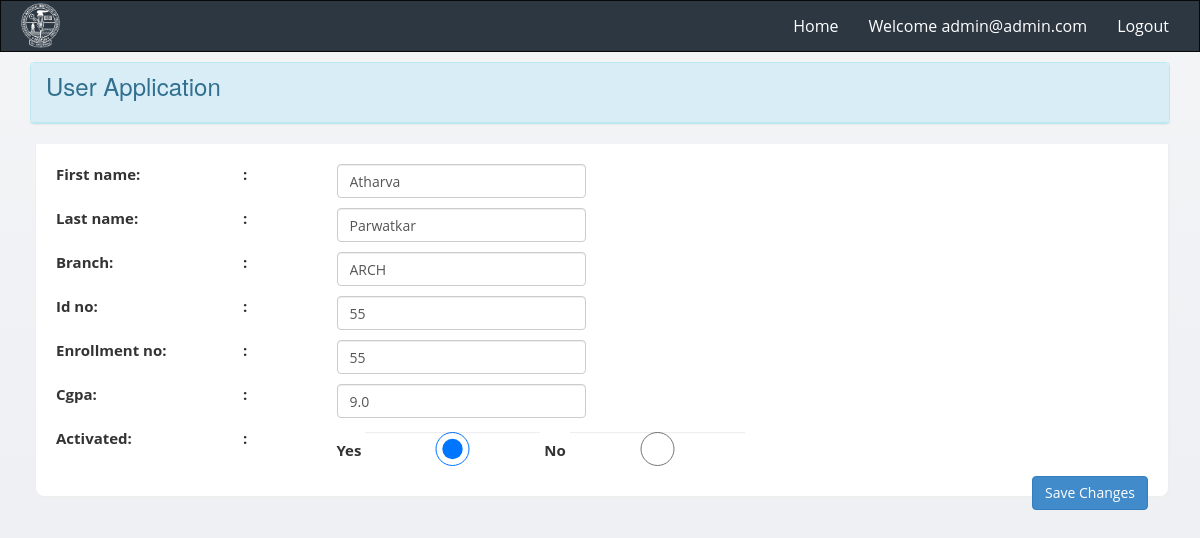
Screenshot of /admn/users/20v/ (signed in) with the database file from the repository.
### dashboard/models.py (models this page shows, shortened)
class MyUser(AbstractBaseUser):
    email = models.EmailField(
        verbose_name='email address',
        max_length=255,
        unique=True,
    )
    id_no       = models.IntegerField(null=True)
    first_name  = models.CharField(max_length=50, null=True)
    last_name   = models.CharField(max_length=50, null=True)
    branch      = models.CharField(max_length=4, choices=BRANCHES)
    enr_no      = models.CharField(max_length=11, null=True)
    cgpa        = models.FloatField(max_length=5, null=True)
    is_active   = models.BooleanField(default=True)
    is_admin    = models.BooleanField(default=False)
    resume      = models.FileField(null=True)
    objects = MyUserManager()
    USERNAME_FIELD = 'email'
    REQUIRED_FIELDS = []

### admn/views.py (the view, shortened to what this page needs)
# urls.py: url(r'^users/(?P<user_id>[0-9]+)v/$', views.view_user, name="viewuser"),
@user_passes_test(isUserAdmin, login_url='/admn/login/')
def view_user(request, user_id):
    curr_user = MyUser.objects.get(pk=user_id, is_admin=False)
    if curr_user is not None:
        return render(request, 'admn/view_user.html', {'curr_user': curr_user})
    else:
        return render(request, 'admn/view_user.html')

### admn/views.py (called while the page is built)
def isUserAdmin(MyUser):
    if MyUser.is_authenticated:
        if MyUser.is_admin == True:
            return True
        else:
            return False
    else:
        return False

### admn/templates/admn/view_user.html (shortened to what this page needs)
{% extends 'admn/base.html' %}
{% block content %}
<div class="container">
<div class="panel panel-info"  style="margin-top: 10px;">
    <div class="panel-heading" style="height: 60px;">
        <h3 style="display: inline; height: 100px;">
            User Application
        </h3>
    </div>
</div>
<form action="" method="post" enctype="multipart/form-data">
                <div class="content-box-large box-with-header" id="info">
                    <div class="row">
                        <div class="col-xm-2 col-md-2">
                            <b><label for="id_full_name">First name:</label></b>
                        </div>
                        <div class="col-xm-1 col-md-1">
                            <b>:</b>
                        </div>
                        <div class="col-xm-7 col-md-7">
                            <input id="id_full_name" maxlength="250" style="width: 40%; display:inline-block; margin-bottom: 10px" class="form-control" value="{{ curr_user.first_name }}" name="f_name" type="text" required />
                        </div>
                    </div>
                <div class="row">
                        <div class="col-xm-2 col-md-2">
                            <b><label for="id_full_name">Last name:</label></b>
                        </div>
                        <div class="col-xm-1 col-md-1">
                            <b>:</b>
                        </div>
                        <div class="col-xm-7 col-md-7">
                            <input id="id_full_name" maxlength="250" style="width: 40%; display:inline-block; margin-bottom: 10px" class="form-control" value="{{ curr_user.last_name }}" name="l_name" type="text" required />
                        </div>
                    </div>
                    <div class="row">
                        <div class="col-xm-2 col-md-2">
                          <b><label for="id_branch">Branch:</label></b>
                        </div>
                        <div class="col-xm-1 col-md-1">
                          <b>:</b>
                        </div>
                        <div class="col-xm-7 col-md-7">
                            <input id="id_branch" class="form-control" style="width: 40%; display:inline-block; margin-bottom: 10px" value="{{ curr_user.branch }}" maxlength="100" name="branch" type="text"  required />
                        </div>
                    </div>
                    <div class="row">
                        <div class="col-xm-2 col-md-2">
                          <b><label for="id_id_no">Id no:</label></b>
                        </div>
                        <div class="col-xm-1 col-md-1">
                          <b>:</b>
                        </div>
                        <div class="col-xm-7 col-md-7">
                            <input id="id_id_no" class="form-control" style="width: 40%; display:inline-block; margin-bottom: 10px" value="{{ curr_user.id_no }}" maxlength="10" name="id_no" type="text" required />
                        </div>
                    </div>
                    <div class="row">
                        <div class="col-xm-2 col-md-2">
                          <b><label for="id_enr_no">Enrollment no:</label></b>
                        </div>
                        <div class="col-xm-1 col-md-1">
                          <b>:</b>
                        </div>
                        <div class="col-xm-7 col-md-7">
                            <input id="id_enr_no" maxlength="20" name="enr_no" class="form-control" type="text" style="width: 40%; display:inline-block; margin-bottom: 10px" value="{{ curr_user.enr_no }}" required />
                        </div>
                    </div>
                    <div class="row">
                        <div class="col-xm-2 col-md-2 ">
                            <b><label for="id_cgpa">Cgpa:</label></b>
                        </div>
                        <div class="col-xm-1 col-md-1">
                            <b>:</b>
                        </div>
                        <div class="col-xm-7 col-md-7">
                            <input class="form-control" style="width: 40%; display:inline-block; margin-bottom: 10px" id="id_cgpa" maxlength="5" name="cgpa" type="text" required value="{{ curr_user.cgpa }}"/>
                        </div>
                    </div>
                        {% if curr_user.is_active == True %}
                            <div class="row">
                                <div class="col-xm-2 col-md-2 ">
                                    <b><label for="id_cgpa">Activated:</label></b>
                                </div>
                                <div class="col-xm-1 col-md-1">
                                    <b>:</b>
                                </div>
                                <div class="col-xm-5 col-md-5">
                                    <label for="act_yes">Yes</label>
                                    <input class="form-control" style="width: 40%; display:inline-block; margin-bottom: 10px" id="act_yes" maxlength="5" name="act" type="radio" value="True" checked="checked" />
                                    <label for="act_yes">No</label>
                                    <input class="form-control" style="width: 40%; display:inline-block; margin-bottom: 10px" id="act_no" maxlength="5" name="act" type="radio" value="False" />
                                </div>
                            </div>
                        <button class="btn btn-primary signup" type="submit" style="float: right">Save Changes</button>
                        {% endif %}
                    </div>
            </form>
</div>
{% endblock %}

### admn/templates/admn/base.html (shortened to what this page needs)
<!DOCTYPE html>
<html>
  <head>
    {% load staticfiles %}
    <link href="{% static 'admn/bootstrap/css/bootstrap.min.css' %}" rel="stylesheet">
    <link href="{% static 'admn/css/styles.css' %}" rel="stylesheet">
  </head>
  <body class="login-bg">
    <nav class="navbar navbar-inverse">
      <div class="container-fluid">
        <div class="navbar-header">
          <a class="navbar-brand" href="{% url 'home:home' %}" style="padding: 0px; margin-left: 20px;"><img src="{% static 'home/images/logo.png' %}" style="padding: 0px; height: 45px; margin-top: 2px;"/></a>
        </div>
        <div class="collapse navbar-collapse" id="myNavbar">
          <ul class="nav navbar-nav navbar-right" style="margin-right: 0;">
            <li><a href="{% url 'admn:admnindex' %}">Home</a></li>
            <li><a href="{% url 'admn:admnindex' %}">Welcome {{ request.user.email }}</a></li>
              {% if request.user.is_authenticated %}
                  <li><a href="{% url 'admn:admnlogout' %}">Logout</a></li>
              {% else %}
                  <li><a href="{% url 'admn:admnlogin' %}">Login</a></li>
              {% endif %}
          </ul>
        </div>
      </div>
    </nav>
<div class="page-content">
        {% block content %}
        {% endblock %}
</div>
  </body>
</html>

### admn/static/admn/css/styles.css (style rules this page uses)
body,html { overflow-x: hidden; width: 100%; }
body { font-family: 'Open Sans', sans-serif; background-color: #f7f7f7; position: relative; margin: 0px; font-size: 12px; padding: 0px; }
#info { font-size: 15px; margin-top: 3px; margin-bottom: 0; margin-left: 5px; }
.content-box, .content-box-large { margin-bottom:30px; background:#fff; border-radius:10px; padding:10px; border-left:1px solid #eee; border-top:1px solid #eee; border-right:2px solid #eee; border-bottom:2px solid #eee; }
.content-box-large { padding: 20px; }
.box-with-header { border-top: none; border-top-left-radius:0px; border-top-right-radius:0px; }
.login-bg { background: rgba(255, 255, 255, 0); background: -webkit-linear-gradient(rgba(255, 255, 255, 0.3), rgba(255, 255, 255, 0)); background: -moz-linear-gradient(rgba(255, 255, 255, 0.3), rgba(255, 255, 255, 0)); background: -ms-linear-gradient(rgba(255, 255, 255, 0.3), rgba(255, 255, 255, 0)); background: -o-linear-gradient(rgba(255, 255, 255, 0.3), rgba(255, 255, 255, 0)); background: linear-gradient(rgba(255, 255, 255, 0.3), rgba(255, 255, 255, 0)); background-color: #eff0f3; background-repeat: no-repeat; height: 100%; }
body { background-color: #eff0f3; }
nav.navbar { background: #2c3742; border-radius: 0; font-size: 16px; font-weight: 500; }
nav.navbar li a { color: white; !important; }
.navbar-inverse .navbar-nav > li > a { color: #fff !important; }
nav { clear: both !important; }
.navbar { margin-bottom: 0; }

### rows the page displays
MyUser: user.email "admin@admin.com"
MyUser: f_name "Atharva", l_name "Parwatkar", branch "ARCH", id_no "55", enr_no "55", cgpa "9.0"
